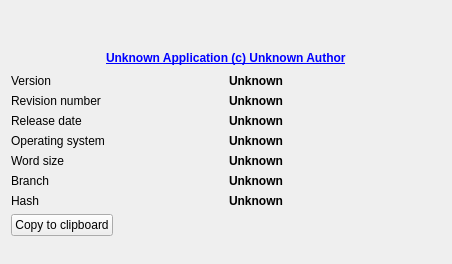
     <widget class="QWidget" name="tab_about">
      <attribute name="title">
       <string>About</string>
      </attribute>
      <layout class="QVBoxLayout" name="verticalLayout">
       <item>
        <widget class="QLabel" name="labelSplashPicture">
         <property name="text">
          <string/>
         </property>
         <property name="pixmap">
          <pixmap resource="Icons/resource.qrc">:/icons/freecadsplash.png</pixmap>
         </property>
         <property name="alignment">
          <set>Qt::AlignCenter</set>
         </property>
        </widget>
       </item>
       <item>
        <spacer name="spacer">
         <property name="orientation">
          <enum>Qt::Vertical</enum>
         </property>
         <property name="sizeHint" stdset="0">
          <size>
           <width>430</width>
           <height>17</height>
          </size>
         </property>
        </spacer>
       </item>
       <item>
        <layout class="QVBoxLayout" name="boxInfo">
         <property name="spacing">
          <number>6</number>
         </property>
         <property name="margin">
          <number>0</number>
         </property>
         <item>
          <layout class="QHBoxLayout" name="boxAuthor">
           <property name="spacing">
            <number>6</number>
           </property>
           <property name="margin">
            <number>0</number>
           </property>
           <item>
            <spacer>
             <property name="orientation">
              <enum>Qt::Horizontal</enum>
             </property>
             <property name="sizeHint" stdset="0">
              <size>
               <width>31</width>
               <height>20</height>
              </size>
             </property>
            </spacer>
           </item>
           <item>
            <widget class="Gui::UrlLabel" name="labelAuthor">
             <property name="text">
              <string notr="true">&lt;html&gt;&lt;head/&gt;&lt;body&gt;&lt;p&gt;&lt;span style=&quot; font-family: MS Shell Dlg 2; font-weight:600; text-decoration: underline; color:#0000ff;&quot;&gt; Unknown Application (c) Unknown Author&lt;/span&gt;&lt;/p&gt;&lt;/body&gt;&lt;/html&gt;</string>
             </property>
            </widget>
           </item>
           <item>
            <spacer>
             <property name="orientation">
              <enum>Qt::Horizontal</enum>
             </property>
             <property name="sizeHint" stdset="0">
              <size>
               <width>31</width>
               <height>20</height>
              </size>
             </property>
            </spacer>
           </item>
          </layout>
         </item>
         <item>
          <layout class="QGridLayout" name="boxVersion" rowstretch="0,0,0,0,0,0,0">
           <property name="margin">
            <number>0</number>
           </property>
           <property name="spacing">
            <number>6</number>
           </property>
           <item row="6" column="1">
            <widget class="QLabel" name="labelBuildHash">
             <property name="text">
              <string notr="true">&lt;html&gt;&lt;head/&gt;&lt;body&gt;&lt;p&gt;&lt;span style=&quot; font-family: MS Shell Dlg 2; font-weight:600;&quot;&gt;Unknown&lt;/span&gt;&lt;/p&gt;&lt;/body&gt;&lt;/html&gt;</string>
             </property>
            </widget>
           </item>
           <item row="3" column="0">
            <widget class="QLabel" name="labelOS">
             <property name="text">
              <string>Operating system</string>
             </property>
            </widget>
           </item>
           <item row="4" column="0">
            <widget class="QLabel" name="labelPlatform">
             <property name="text">
              <string>Word size</string>
             </property>
            </widget>
           </item>
           <item row="4" column="1">
            <widget class="QLabel" name="labelBuildPlatform">
             <property name="text">
              <string notr="true">&lt;html&gt;&lt;head/&gt;&lt;body&gt;&lt;p&gt;&lt;span style=&quot; font-family: MS Shell Dlg 2; font-weight:600;&quot;&gt;Unknown&lt;/span&gt;&lt;/p&gt;&lt;/body&gt;&lt;/html&gt;</string>
             </property>
            </widget>
           </item>
           <item row="2" column="0">
            <widget class="QLabel" name="labelDate">
             <property name="text">
              <string>Release date</string>
             </property>
            </widget>
           </item>
           <item row="3" column="1">
            <widget class="QLabel" name="labelBuildOS">
             <property name="text">
              <string notr="true">&lt;html&gt;&lt;head/&gt;&lt;body&gt;&lt;p&gt;&lt;span style=&quot; font-family: MS Shell Dlg 2; font-weight:600;&quot;&gt;Unknown&lt;/span&gt;&lt;/p&gt;&lt;/body&gt;&lt;/html&gt;</string>
             </property>
            </widget>
           </item>
           <item row="1" column="1">
            <widget class="QLabel" name="labelBuildRevision">
             <property name="text">
              <string notr="true">&lt;html&gt;&lt;head/&gt;&lt;body&gt;&lt;p&gt;&lt;span style=&quot; font-family: MS Shell Dlg 2; font-weight:600;&quot;&gt;Unknown&lt;/span&gt;&lt;/p&gt;&lt;/body&gt;&lt;/html&gt;</string>
             </property>
            </widget>
           </item>
           <item row="2" column="1">
            <widget class="QLabel" name="labelBuildDate">
             <property name="text">
              <string notr="true">&lt;html&gt;&lt;head/&gt;&lt;body&gt;&lt;p&gt;&lt;span style=&quot; font-family: MS Shell Dlg 2; font-weight:600;&quot;&gt;Unknown&lt;/span&gt;&lt;/p&gt;&lt;/body&gt;&lt;/html&gt;</string>
             </property>
            </widget>
           </item>
           <item row="1" column="0">
            <widget class="QLabel" name="labelRevision">
             <property name="text">
              <string>Revision number</string>
             </property>
            </widget>
           </item>
           <item row="0" column="1">
            <widget class="QLabel" name="labelBuildVersion">
             <property name="text">
              <string notr="true">&lt;html&gt;&lt;head/&gt;&lt;body&gt;&lt;p&gt;&lt;span style=&quot; font-family: MS Shell Dlg 2; font-weight:600;&quot;&gt;Unknown&lt;/span&gt;&lt;/p&gt;&lt;/body&gt;&lt;/html&gt;</string>
             </property>
            </widget>
           </item>
           <item row="0" column="0">
            <widget class="QLabel" name="labelVersion">
             <property name="text">
              <string>Version</string>
             </property>
            </widget>
           </item>
           <item row="5" column="0">
            <widget class="QLabel" name="labelBranch">
             <property name="text">
              <string notr="true">Branch</string>
             </property>
            </widget>
           </item>
           <item row="5" column="1">
            <widget class="QLabel" name="labelBuildBranch">
             <property name="text">
              <string notr="true">&lt;html&gt;&lt;head/&gt;&lt;body&gt;&lt;p&gt;&lt;span style=&quot; font-family: MS Shell Dlg 2; font-weight:600;&quot;&gt;Unknown&lt;/span&gt;&lt;/p&gt;&lt;/body&gt;&lt;/html&gt;</string>
             </property>
            </widget>
           </item>
           <item row="6" column="0">
            <widget class="QLabel" name="labelHash">
             <property name="text">
              <string notr="true">Hash</string>
             </property>
            </widget>
           </item>
          </layout>
         </item>
        </layout>
       </item>
       <item>
        <layout class="QHBoxLayout" name="horizontalLayout">
         <item>
          <widget class="QPushButton" name="copyButton">
           <property name="text">
            <string>Copy to clipboard</string>
           </property>
          </widget>
         </item>
         <item>
          <spacer name="horizontalSpacer">
           <property name="orientation">
            <enum>Qt::Horizontal</enum>
           </property>
           <property name="sizeHint" stdset="0">
            <size>
             <width>40</width>
             <height>20</height>
            </size>
           </property>
          </spacer>
         </item>
        </layout>
       </item>
       <item>
        <spacer name="spacer_4">
         <property name="orientation">
          <enum>Qt::Vertical</enum>
         </property>
         <property name="sizeHint" stdset="0">
          <size>
           <width>430</width>
           <height>17</height>
          </size>
         </property>
        </spacer>
       </item>
      </layout>
     </widget>
